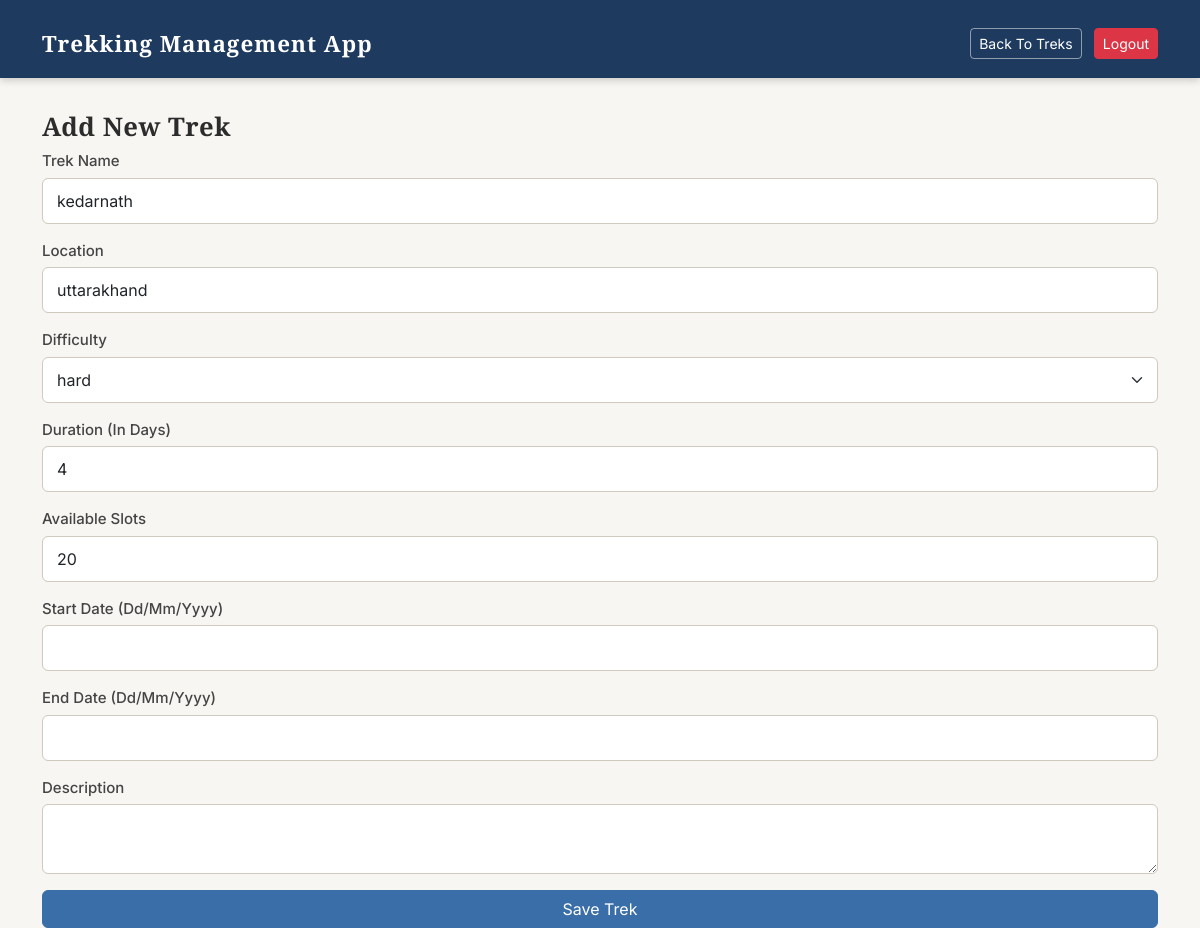
/admin/treks/edit/1 (signed in), run on an earlier commit of the app's database.
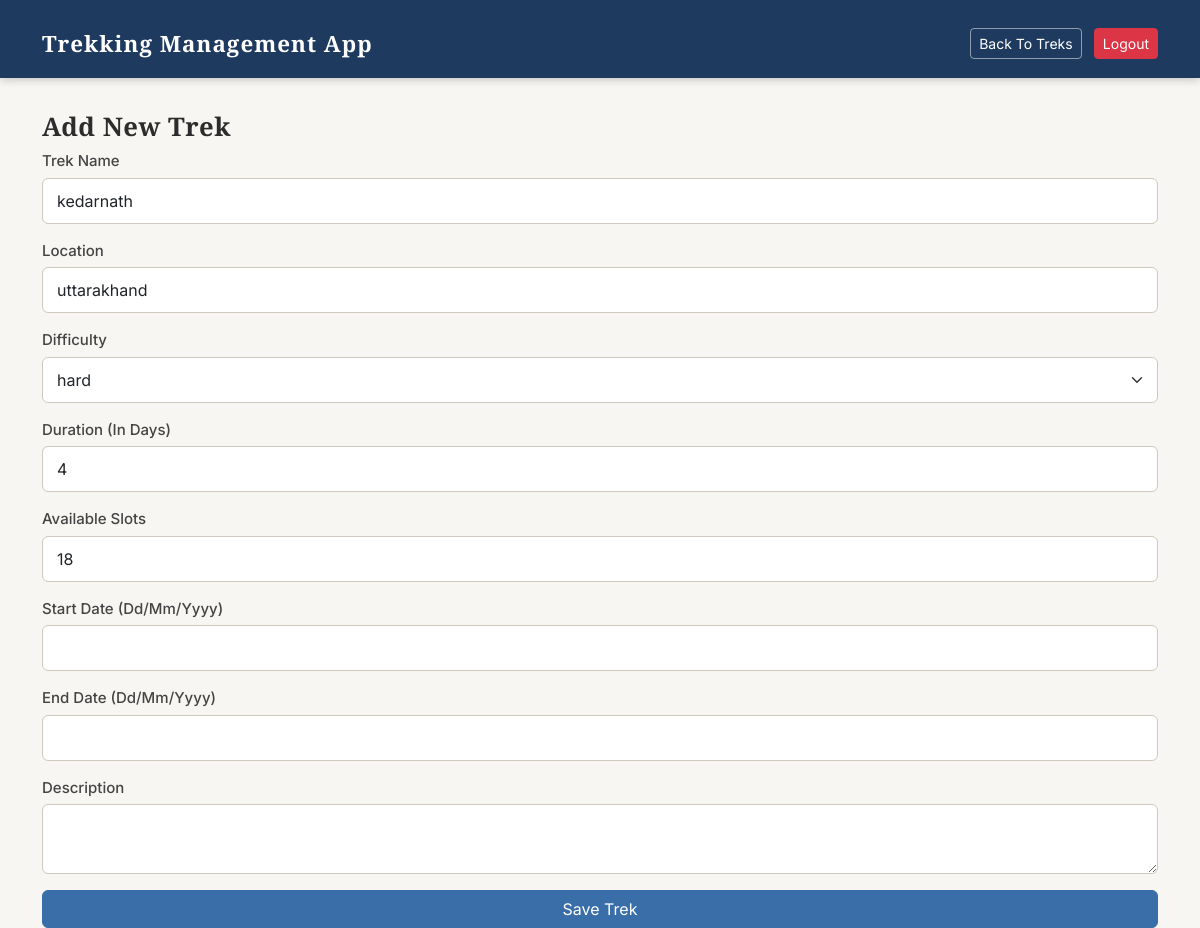
And on a later commit of the database.
### database.py (models this page shows)
class Trek(db.Model):
    __tablename__ = 'trek'
    id = db.Column(db.Integer, primary_key=True)
    name = db.Column(db.String(120), nullable=False)
    location = db.Column(db.String(120), nullable=False)
    difficulty = db.Column(db.String(20), nullable=False)
    duration = db.Column(db.Integer, nullable=False)
    available_slots = db.Column(db.Integer, nullable=False)
    status = db.Column(db.String(20), default='pending')
    start_date = db.Column(db.DateTime, nullable=True)
    end_date = db.Column(db.DateTime, nullable=True)
    assigned_staff_id = db.Column(db.Integer, db.ForeignKey('staff.id'), nullable=True)
    bookings = db.relationship('Booking', backref='trek', lazy=True)

### app.py (the view, shortened to what this page needs)
@app.route('/admin/treks/edit/<int:trek_id>', methods=['GET', 'POST'])
def admin_edit_trek(trek_id):
    if session.get('role') != 'admin':
        return redirect(url_for('login'))
    from forms import TrekForm
    from datetime import datetime
    trek = Trek.query.get_or_404(trek_id)
    form = TrekForm()
    form.name.data = trek.name
    form.location.data = trek.location
    form.difficulty.data = trek.difficulty
    form.duration.data = str(trek.duration)
    form.available_slots.data = str(trek.available_slots)
    return render_template('admin/add_trek.html', form=form)

### forms.py
class TrekForm(FlaskForm):
    name = StringField('trek name', validators=[DataRequired(), Length(min=2, max=120)])
    location = StringField('location', validators=[DataRequired()])
    difficulty = SelectField('difficulty', choices=[('easy', 'easy'), ('moderate', 'moderate'), ('hard', 'hard')])
    duration = StringField('duration (in days)', validators=[DataRequired()])
    available_slots = StringField('available slots', validators=[DataRequired()])
    start_date = StringField('start date (dd/mm/yyyy)', validators=[Optional()])
    end_date = StringField('end date (dd/mm/yyyy)', validators=[Optional()])
    description = TextAreaField('description', validators=[Optional()])
    submit = SubmitField('save trek')

### templates/admin/add_trek.html (shortened to what this page needs)
<!DOCTYPE html>
<html lang="en">
<head>
    <link href="https://cdn.jsdelivr.net/npm/bootstrap@5.3.0-alpha1/dist/css/bootstrap.min.css" rel="stylesheet">
    <link rel="stylesheet" href="/static/style.css">
</head>
<body>
<nav class="navbar navbar-dark bg-dark">
    <div class="container">
        <a class="navbar-brand">trekking management app</a>
        <div>
            <a href="/admin/treks" class="btn btn-outline-light btn-sm me-2">back to treks</a>
            <a href="/logout" class="btn btn-danger btn-sm">logout</a>
        </div>
    </div>
</nav>
<div class="container mt-4">
    <h3>add new trek</h3>
    <form method="POST">
        <div class="mb-3">
            {{ form.name.label }}
            {{ form.name(class="form-control") }}
        </div>
        <div class="mb-3">
            {{ form.location.label }}
            {{ form.location(class="form-control") }}
        </div>
        <div class="mb-3">
            {{ form.difficulty.label }}
            {{ form.difficulty(class="form-select") }}
        </div>
        <div class="mb-3">
            {{ form.duration.label }}
            {{ form.duration(class="form-control") }}
        </div>
        <div class="mb-3">
            {{ form.available_slots.label }}
            {{ form.available_slots(class="form-control") }}
        </div>
        <div class="mb-3">
            {{ form.start_date.label }}
            {{ form.start_date(class="form-control") }}
        </div>
        <div class="mb-3">
            {{ form.end_date.label }}
            {{ form.end_date(class="form-control") }}
        </div>
        <div class="mb-3">
            {{ form.description.label }}
            {{ form.description(class="form-control") }}
        </div>
        <div class="d-grid">
            {{ form.submit(class="btn btn-primary") }}
        </div>
    </form>
</div>
</body>
</html>

What changed in the data, as far as the page shows it:
changed Trek "kedarnath": available_slots "20" → "18"
